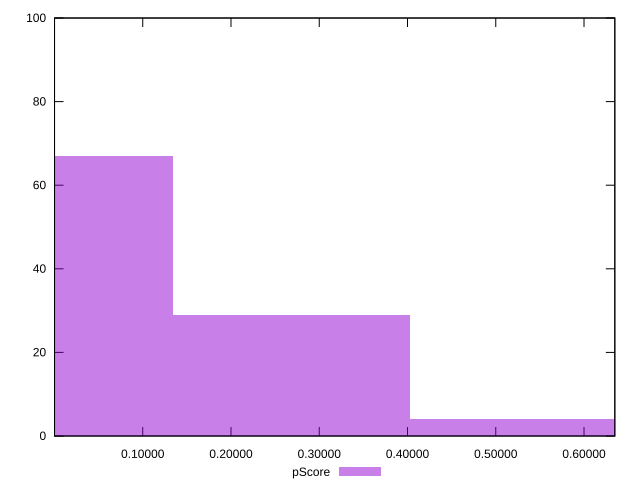

Generate this figure with gnuplot:
reset

$pScore <<EOF
0 67
0.26844815405436157 29
0.5368963081087231 4
EOF

set key outside below
set boxwidth 0.26844815405436157
set xrange [0.000053890685042246034:0.6349047034056314]
set yrange [0:100]
set trange [0:100]
set style fill transparent solid 0.5 noborder
set terminal svg size 640, 490 enhanced background rgb 'white'
set output "report_00014_2021-02-09T15:56:05.503Z/total-blocking-time/samples/pages+cached/pScore/histogram.svg"

plot $pScore title "pScore" with boxes

reset
